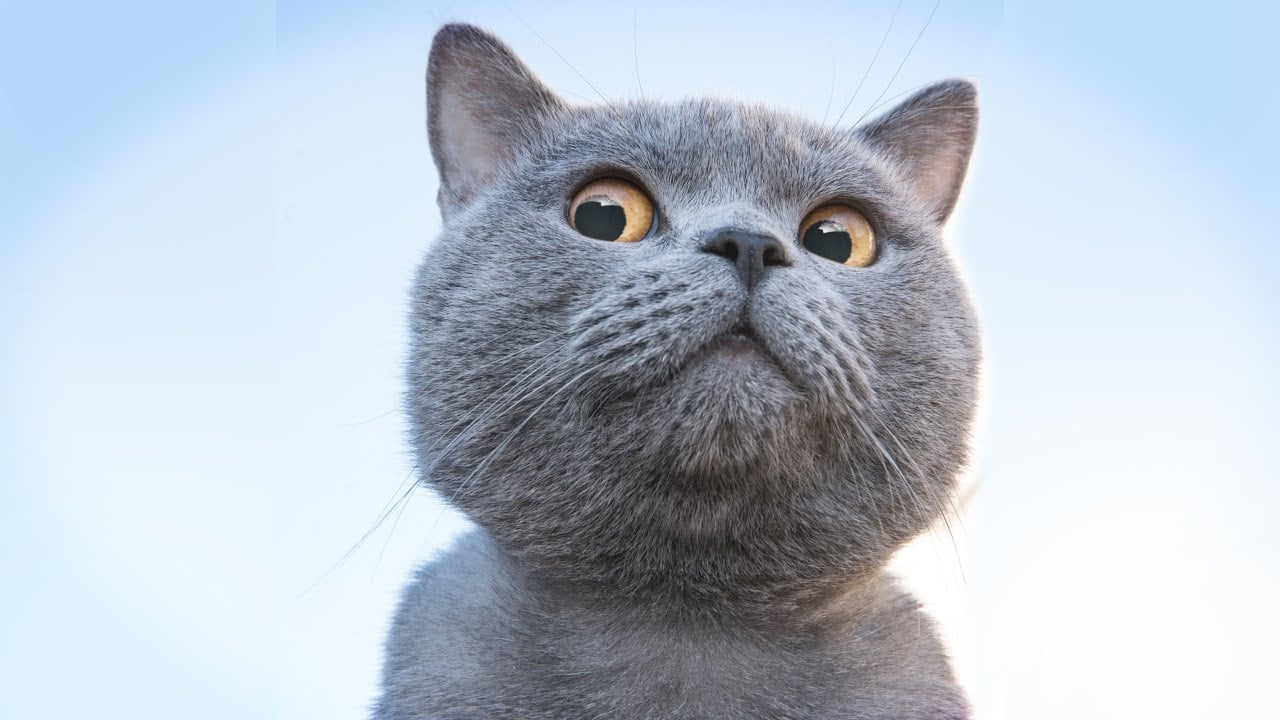
#> input picture MRO/lab1/cat.jpg, 1280 x 720 px
$ jupyter execute lab1.ipynb
#> lines starting #> are read from the running program, lines starting #| are printed output that depends on the picture; after the words box and inside, x2 and y2 are one past the last pixel; in counts of white or black regions, pixels touching at a corner belong together
# Лабораторная работа №1. <br> Знакомство с библиотекой OpenCV. Обработка изображений.

## 1. Импорт библиотеки OpenCV

[cell 1]
import cv2 as cv
import numpy as np

## 2. Загрузка, отображение и сохранение изображения

[cell 2]
img = cv.imread('cat.jpg')
#> img is the input picture: shape (720, 1280, 3); mean B, G, R 205.9, 194.5, 185.2
cv.imshow('image', img)
cv.waitKey(0)
cv.destroyAllWindows()
cv.imwrite('selected_cat.jpg', img)
#> Out = True

## 3. Доступ к пикселям и манипулирование ими

[cell 3]
print(f"""
Высота: {str(img.shape[0])}
Ширина: {str(img.shape[1])}
Кол-во каналов: {str(img.shape[2])}""")
#| Высота: 720
#| Ширина: 1280
#| Кол-во каналов: 3
(b, g, r) = img[0,0]
#> b = 251; g = 218; r = 185
print(f'Красный: {r}, Зеленый: {g}, Синий: {b}')
#| Красный: 185, Зеленый: 218, Синий: 251
img[0,0] = (0,0,255)
#> img: shape (720, 1280, 3); under 0.01% of pixels changed, all inside (x1, y1, x2, y2) = (0, 0, 1, 1)
(b,g,r) = img[0,0]
#> b = 0; g = 0; r = 255
print(f'Красный: {r}, Зеленый: {g}, Синий: {b}')
#| Красный: 255, Зеленый: 0, Синий: 0
cv.imwrite('edited_cat.jpg', img)
#> Out = True

## 4. Изменение размера изображения

[cell 4]
res_img = cv.resize(img, (200, 180), interpolation=cv.INTER_NEAREST)
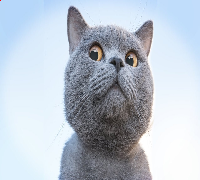
#> res_img: shape (180, 200, 3); mean B, G, R 206, 194.5, 185.2
cv.imwrite('res_cat.jpg',res_img)
#> Out = True

## 5. Смещение изображения вдоль осей

[cell 5]
h,w = img.shape[:2]
#> h = 720; w = 1280
translation_matrix = np.float32([[1,0,200],[0,1,300]])
dst = cv.warpAffine(img,translation_matrix,(w,h))
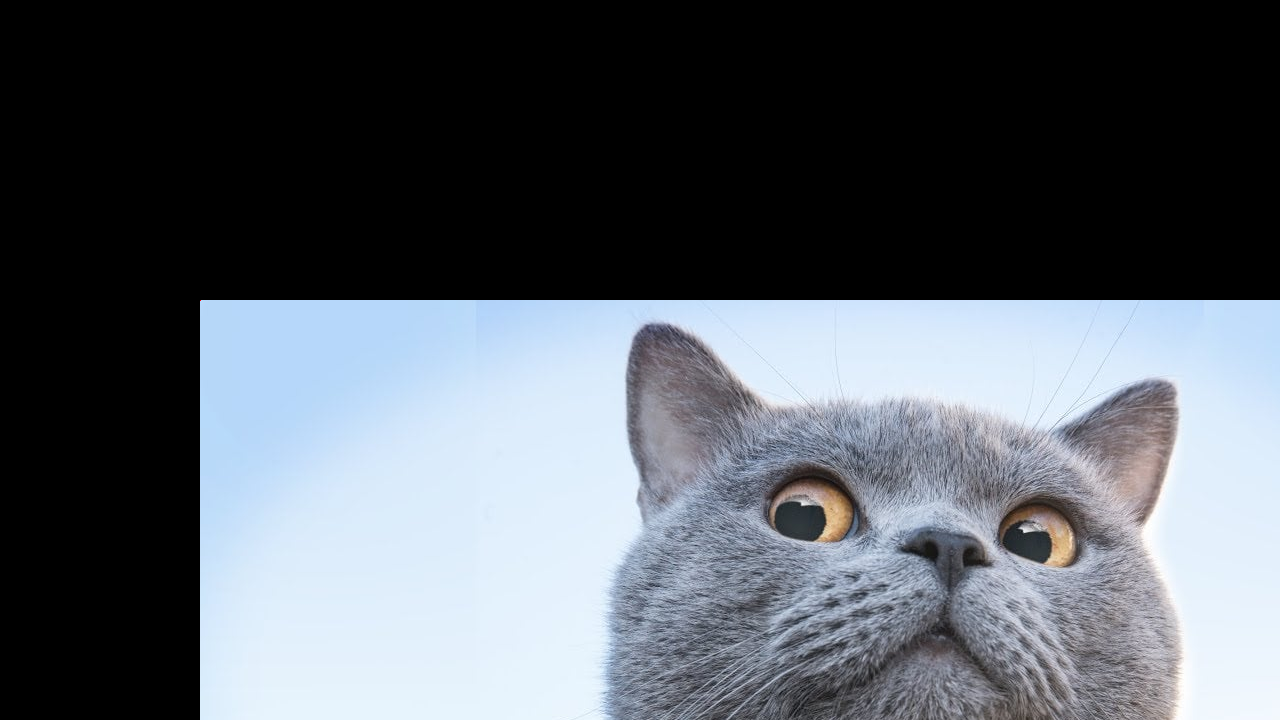
#> dst: shape (720, 1280, 3); mean B, G, R 102.4, 95, 89.2
cv.imwrite('warped_cat.jpg',dst)
#> Out = True

## 6. Вырез фрагмента изображения

[cell 6]
crop_img = img[30:500, 400:1000]
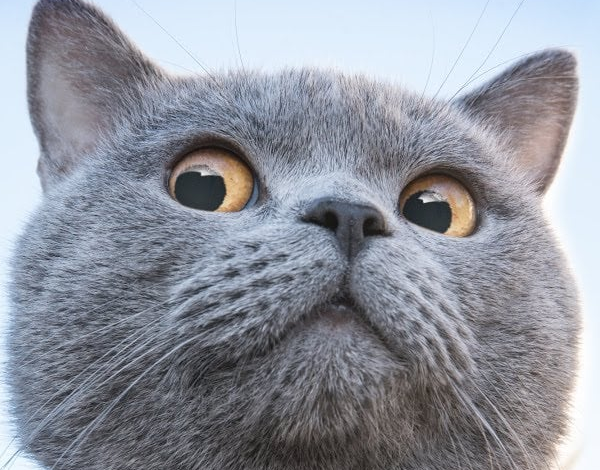
#> crop_img: shape (470, 600, 3); mean B, G, R 158.2, 148.2, 144.4
cv.imwrite('cropped_cat.jpg',crop_img)
#> Out = True

## 7. Поворот изображения

[cell 7]
(h,w) = img.shape[:2]
center = (int(w/2), int(h/2))
#> center = (640, 360)
rotation_matrix = cv.getRotationMatrix2D(center, 180, 1)
rotated_img = cv.warpAffine(img,rotation_matrix,(w,h))
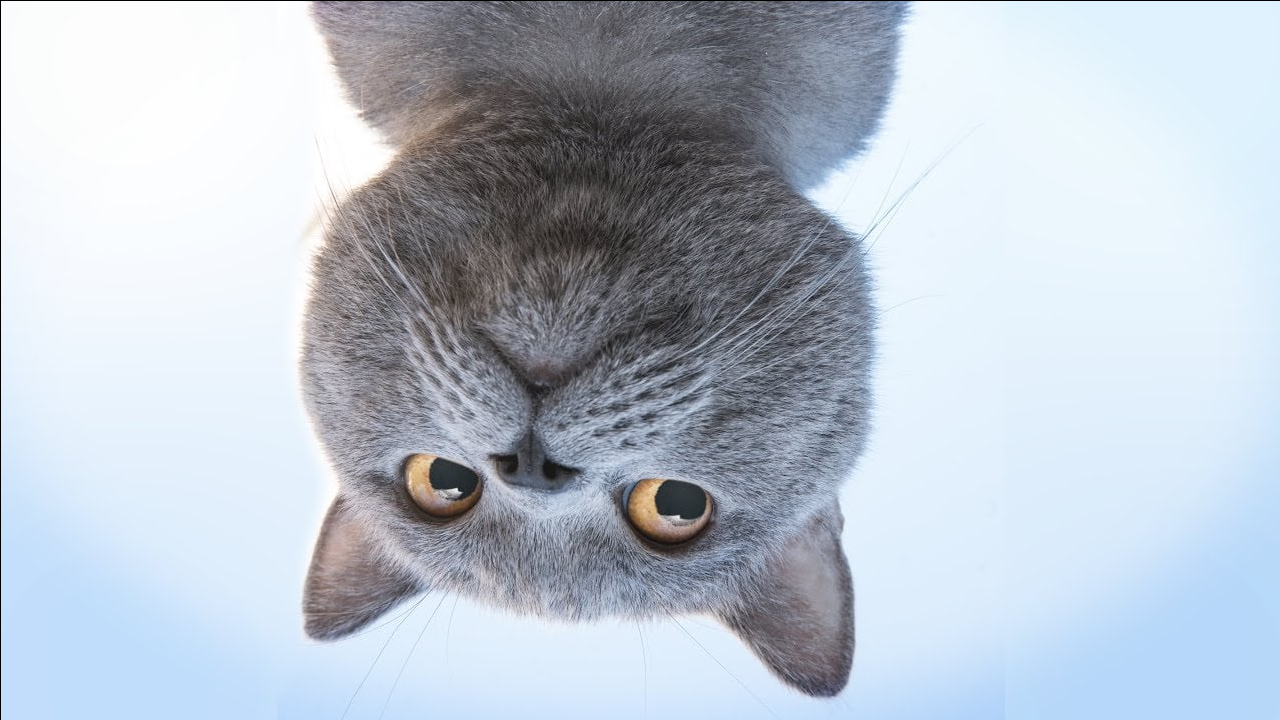
#> rotated_img: shape (720, 1280, 3); mean B, G, R 205.3, 194, 184.7
cv.imwrite('rotated_cat.jpg',rotated_img)
#> Out = True
